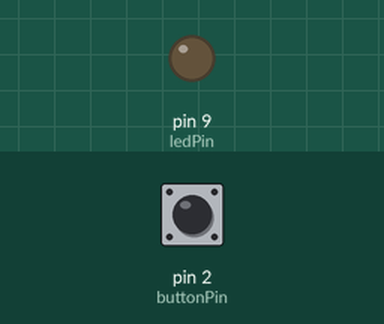
This sketch was run on a simulated Arduino Uno, built with avr-gcc and run on an emulated ATmega328P. On the bench: output pins drawn as LEDs (lit = HIGH). The test bench sets the inputs (shaded band); at power-on: pin 2 (buttonPin) LOW.

Above: at 1.2 s.
1.3 s: pin 2 (buttonPin) pulled HIGH for 0.15 s
At 2.4 s:
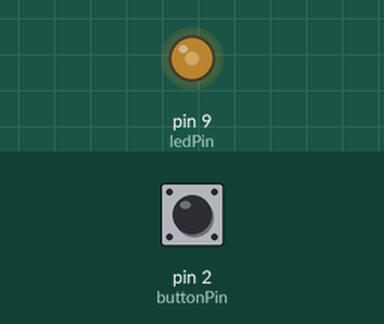
3.0 s: pin 2 (buttonPin) pulled HIGH for 1 s
At 4.7 s:
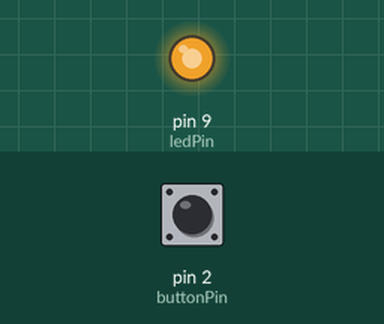
5.5 s: pin 2 (buttonPin) pulsed HIGH 2 times (0.12 s each, 0.3 s apart)
At 5.73 s:
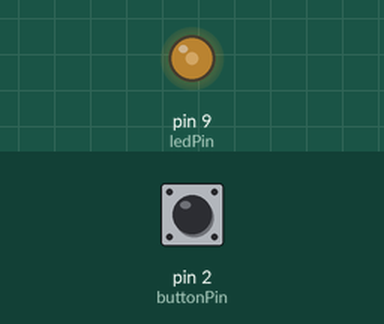
Timing chart, 0 to 8.5 s (numbered marks = the images above; inputs shaded):
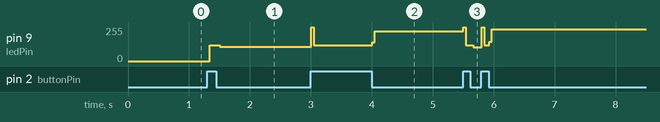

Measured:
- after the input at 1.3 s, pin 9 (ledPin): 0/255 → 119/255 at once, → 106/255 0.16 s later
- after the input at 3.0 s, pin 9 (ledPin): 106/255 → 119/255 at once, → 222/255 1.0 s later
- after the input at 5.5 s, pin 9 (ledPin): 222/255 → 119/255 at once, → 103/255 0.16 s later, → 119/255 0.14 s later, → 240/255 0.12 s later

The sketch:

incrementLED.ino
```cpp
//Pushbutton LED Brightnesss- @author dic3jam

#define buttonPin 2
#define ledPin 9

int push;
byte pressCount;
int pushButton();

void setup()
{
pinMode(buttonPin, INPUT);
pinMode(ledPin, OUTPUT);
}

void loop()
{

push = pushButton();

if(push == HIGH)
{
analogWrite(ledPin, pressCount);
pressCount++;
}

}

int pushButton()
{
  unsigned long lastDebounceTime = 0;
  unsigned long debounceDelay = 50;
  int buttonState;
  int lastButtonState = LOW;

  int reading = digitalRead(buttonPin);

  if (reading != lastButtonState)
     lastDebounceTime = millis();

if ((millis() - lastDebounceTime) > debounceDelay)
{

    if (reading != buttonState)
      buttonState = reading;
      lastButtonState = buttonState;

}

return(buttonState);

}
```
